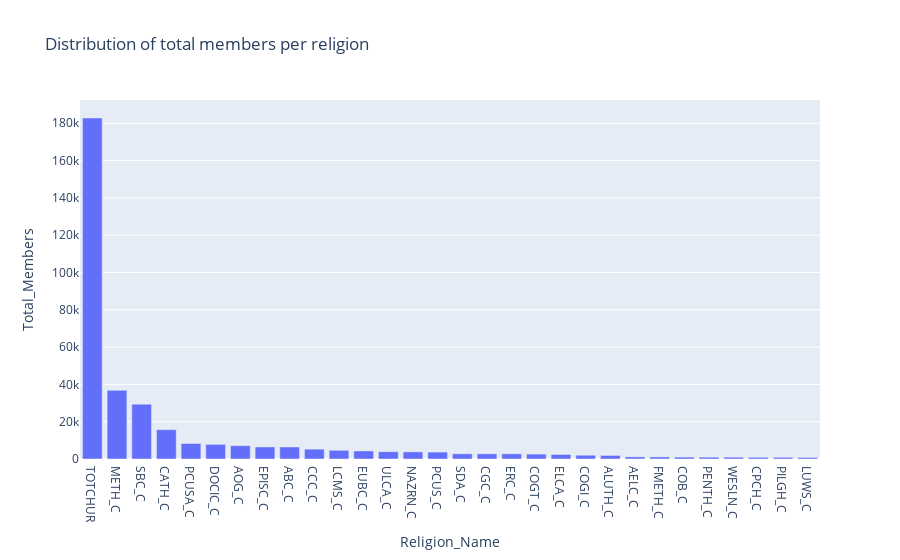

This figure's notebook cell:
### Code cell
x_column = 'index'
y_column = 'total_members'

fig_orthodox = px.bar(sorted_final_members.head(30), x=x_column, y=y_column,
                       title='Distribution of total members per religion',
                       labels={x_column: 'Religion_Name', y_column: 'Total_Members'})
fig_orthodox.show()

### Figure 1 — Plotly figure (JSON) as saved in the notebook; plotly's stock layout.template omitted (floating-point values rounded to 4 significant figures)
{"data": [{"alignmentgroup": "True", "hovertemplate": "Religion_Name=%{x}<br>Total_Members=%{y}<extra></extra>", "legendgroup": "", "marker": {"color": "#636efa", "pattern": {"shape": ""}}, "name": "", "offsetgroup": "", "orientation": "v", "showlegend": false, "textposition": "auto", "type": "bar", "x": ["TOTCHUR", "METH_C", "SBC_C", "CATH_C", "PCUSA_C", "DOCIC_C", "AOG_C", "EPISC_C", "ABC_C", "CCC_C", "LCMS_C", "EUBC_C", "ULCA_C", "NAZRN_C", "PCUS_C", "SDA_C", "CGC_C", "ERC_C", "COGT_C", "ELCA_C", "COGI_C", "ALUTH_C", "AELC_C", "FMETH_C", "COB_C", "PENTH_C", "WESLN_C", "CPCH_C", "PILGH_C", "LUWS_C"], "xaxis": "x", "y": [182856, 36813, 29412, 15728, 8306, 7860, 7144, 6467, 6438, 5287, 4653, 4327, 3907, 3818, 3706, 2796, 2788, 2760, 2617, 2419, 2021, 1903, 1139, 1117, 1019, 992, 963, 910, 907, 831], "yaxis": "y"}], "layout": {"barmode": "relative", "legend": {"tracegroupgap": 0}, "title": {"text": "Distribution of total members per religion"}, "xaxis": {"anchor": "y", "domain": [0, 1], "title": {"text": "Religion_Name"}}, "yaxis": {"anchor": "x", "domain": [0, 1], "title": {"text": "Total_Members"}}}}
